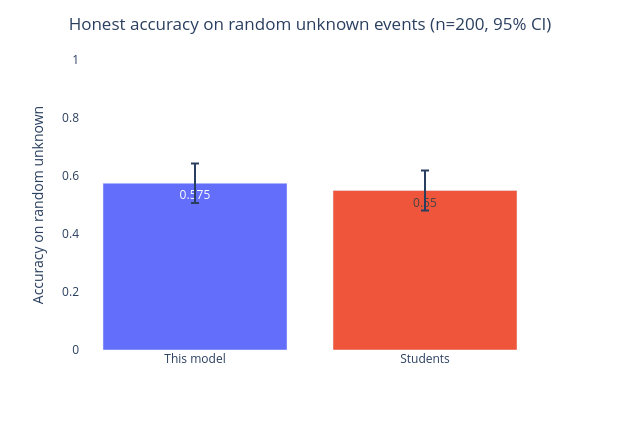

Here is the notebook cell this chart was saved with:
### Code cell
n = len(rand)
ma, sa = rand['model_correct'].mean(), rand['students_correct'].mean()
ci = lambda p: 1.96 * (p * (1 - p) / n) ** 0.5  # normal-approx 95% CI (small n!)

head = pd.DataFrame({'source': ['This model', 'Students'],
                     'accuracy': [ma, sa], 'ci': [ci(ma), ci(sa)]})
fig = px.bar(head, x='source', y='accuracy', color='source', text=head['accuracy'].round(3),
             error_y=head['ci'], labels={'source': '', 'accuracy': 'Accuracy on random unknown'})
fig.update_layout(title={'text': f'Honest accuracy on random unknown events (n={n}, 95% CI)', 'x': 0.5},
                  plot_bgcolor='white', width=620, height=430, yaxis={'range': [0, 1]}, showlegend=False)
fig.show()

### Figure 1 — Plotly figure (JSON) as saved in the notebook; plotly's stock layout.template omitted (floating-point values rounded to 4 significant figures)
{"data": [{"error_y": {"array": [0.06851]}, "hovertemplate": "=%{x}<br>Accuracy on random unknown=%{text}<extra></extra>", "legendgroup": "This model", "marker": {"color": "#636efa", "pattern": {"shape": ""}}, "name": "This model", "orientation": "v", "showlegend": true, "text": [0.575], "textposition": "auto", "type": "bar", "x": ["This model"], "xaxis": "x", "y": [0.575], "yaxis": "y"}, {"error_y": {"array": [0.06895]}, "hovertemplate": "=%{x}<br>Accuracy on random unknown=%{text}<extra></extra>", "legendgroup": "Students", "marker": {"color": "#EF553B", "pattern": {"shape": ""}}, "name": "Students", "orientation": "v", "showlegend": true, "text": [0.55], "textposition": "auto", "type": "bar", "x": ["Students"], "xaxis": "x", "y": [0.55], "yaxis": "y"}], "layout": {"barmode": "relative", "height": 430, "legend": {"title": {"text": ""}, "tracegroupgap": 0}, "margin": {"t": 60}, "plot_bgcolor": "white", "showlegend": false, "title": {"text": "Honest accuracy on random unknown events (n=200, 95% CI)", "x": 0.5}, "width": 620, "xaxis": {"anchor": "y", "categoryarray": ["This model", "Students"], "categoryorder": "array", "domain": [0.0, 1.0], "title": {"text": ""}}, "yaxis": {"anchor": "x", "domain": [0.0, 1.0], "range": [0, 1], "title": {"text": "Accuracy on random unknown"}}}}
